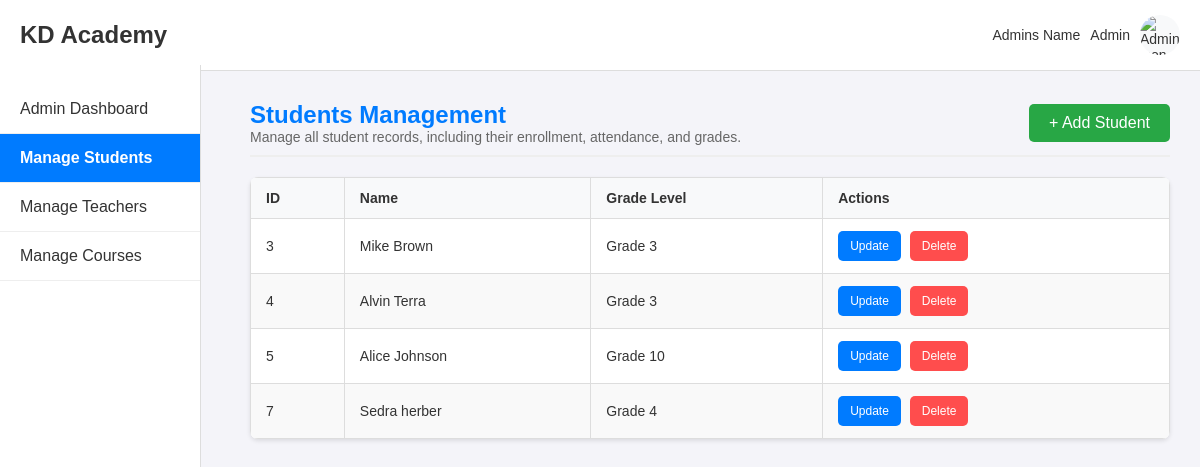
Before: /admin/students with the older database file.
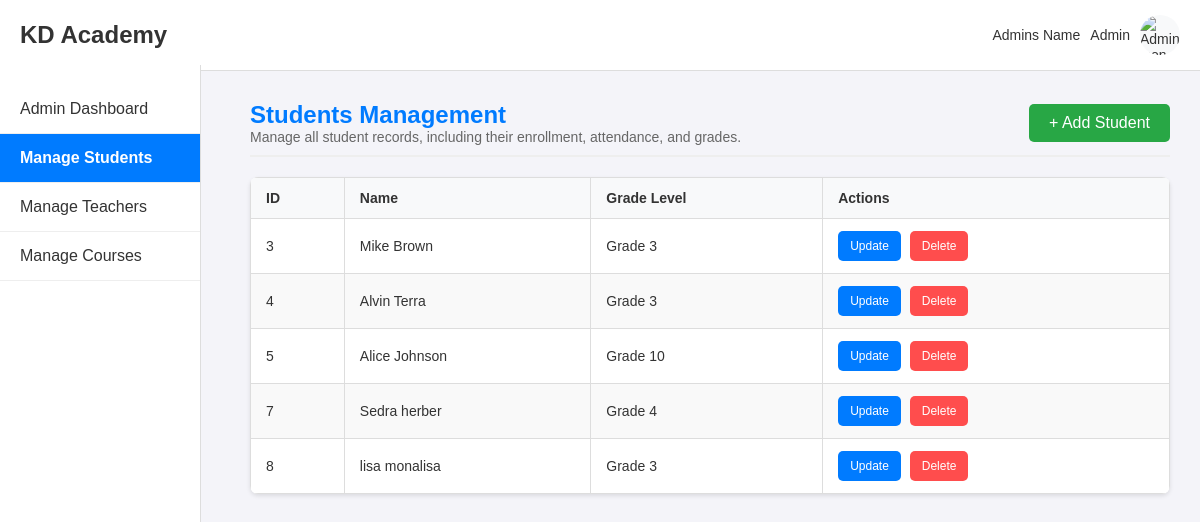
After: the same page with the newer database file.
### app/models.py (models this page shows)
class Student(db.Model):
    __tablename__ = 'students'
    student_id = db.Column(db.Integer, primary_key=True)
    user_id = db.Column(db.Integer, db.ForeignKey('users.user_id'), nullable=False)
    grade_level = db.Column(db.String(5), nullable=False)

class User(db.Model):
    __tablename__ = 'users'
    user_id = db.Column(db.Integer, primary_key=True, autoincrement=True)
    first_name = db.Column(db.String(50), nullable=False)
    last_name = db.Column(db.String(50), nullable=False)
    username = db.Column(db.String(50), unique=True, nullable=False)
    email = db.Column(db.String(100), unique=True, nullable=False)
    password = db.Column(db.String(200), nullable=False)
    role = db.Column(db.String(10), nullable=False)  # student, teacher, admin

### app/routes/admin_routes.py (the view)
@admin_routes.route('/students')
def students_management():
    try:
        students = db.session.query(Student, User).join(User, Student.user_id == User.user_id).all()
        return render_template('admin/students_man.html', students=students)
    except Exception as e:
        print(f"Error fetching students: {e}")
        flash("Error loading Students Management Page.", "error")

### app/templates/admin/students_man.html (shortened to what this page needs)
<!DOCTYPE html>
<html lang="en">
<head>
    <link rel="stylesheet" href="{{ url_for('static', filename='css/shared.css') }}">
    <link rel="stylesheet" href="{{ url_for('static', filename='css/student_man.css') }}">
</head>
<body>
    <header class="top-nav">
        <div class="logo">KD Academy</div>
        <div class="user-info">
            <span>Admins Name</span>
            <span>Admin</span>
            <img src="{{ url_for('static', filename='images/user-icon.png') }}" alt="Admin Icon">
        </div>
    </header>
    <nav class="side-nav">
        <ul>
            <li><a href="{{ url_for('admin_routes.admin_dashboard') }}">Admin Dashboard</a></li>
            <li><a href="{{ url_for('admin_routes.students_management') }}" class="active">Manage Students</a></li>
            <li><a href="{{ url_for('admin_routes.teachers_management') }}">Manage Teachers</a></li>
            <li><a href="{{ url_for('admin_routes.courses_management') }}">Manage Courses</a></li>
        </ul>
    </nav>
    <div class="main-content">
        <div class="header-section">
            <div class="title-section">
                <h2>Students Management</h2>
                <p>Manage all student records, including their enrollment, attendance, and grades.</p>
            </div>
            <button class="add-btn" onclick="openAddStudentModal()">+ Add Student</button>
        </div>
        <div class="table-container">
            <table class="students-table">
                <thead>
                    <tr>
                        <th>ID</th>
                        <th>Name</th>
                        <th>Grade Level</th>
                        <th>Actions</th>
                    </tr>
                </thead>
                <tbody>
                    {% for student in students %}
                    <tr id="student-{{ student.Student.student_id }}"
                        data-first-name="{{ student.User.first_name }}"
                        data-last-name="{{ student.User.last_name }}"
                        data-grade-level="{{ student.Student.grade_level }}">
                        <td>{{ student.Student.student_id }}</td>
                        <td>{{ student.User.first_name }} {{ student.User.last_name }}</td>
                        <td>Grade {{ student.Student.grade_level }}</td>
                        <td>
                            <button class="action-btn update-btn" onclick="openUpdateStudentModal({{ student.Student.student_id }})">Update</button>
                            <form action="{{ url_for('admin_routes.delete_student', student_id=student.Student.student_id) }}" method="POST" style="display:inline;">
                                <button type="submit" class="action-btn delete-btn">Delete</button>
                            </form>
                        </td>
                    </tr>
                    {% endfor %}
                </tbody>
            </table>
        </div>
    </div>
</body>
</html>

### app/static/css/shared.css (style rules this page uses)
body, h1, h2, h3, p, a, div, header, table, th, td, ul, li, button { margin: 0; padding: 0; box-sizing: border-box; font-family: Arial, sans-serif; }
body { background-color: #f4f4f9; color: #333; font-size: 14px; }
.top-nav { display: flex; justify-content: space-between; align-items: center; padding: 15px 20px; background-color: #fff; color: #333; font-family: 'Futura', sans-serif; border-bottom: 1px solid #ddd; }
.top-nav .logo { font-size: 24px; font-weight: bold; }
.top-nav .user-info { display: flex; align-items: center; gap: 10px; }
.top-nav .user-info img { width: 40px; height: 40px; border-radius: 50%; background-color: #f8f9fa; }
.side-nav { position: fixed; top: 65px; left: 0; width: 200px; height: calc(100% - 65px); background-color: white; border-right: 1px solid #ddd; padding-top: 20px; }
.side-nav a { display: block; padding: 15px 20px; font-size: 16px; text-decoration: none; color: #333; border-bottom: 1px solid #eee; transition: background-color 0.3s ease, color 0.3s ease; }
.side-nav a.active { background-color: #007BFF; color: white; font-weight: bold; }
.main-content { margin-left: 220px; padding: 30px; }
.header-section { display: flex; justify-content: space-between; align-items: center; margin-bottom: 20px; border-bottom: 2px solid #eee; padding-bottom: 10px; }
.header-section h2 { font-size: 24px; color: #007BFF; }
.header-section p { font-size: 14px; color: #666; }
.add-btn { background-color: #28a745; color: white; border: none; padding: 10px 20px; border-radius: 5px; font-size: 16px; cursor: pointer; transition: background-color 0.3s ease; }

### app/static/css/student_man.css (style rules this page uses)
.main-content { margin-left: 220px; padding: 30px; }
.header-section { display: flex; justify-content: space-between; align-items: center; margin-bottom: 20px; border-bottom: 2px solid #eee; padding-bottom: 10px; }
.header-section h2 { font-size: 24px; color: #007BFF; }
.header-section p { font-size: 14px; color: #666; }
.table-container { margin-top: 20px; overflow-x: auto; background-color: white; border-radius: 8px; box-shadow: 0 2px 4px rgba(0, 0, 0, 0.1); }
.students-table { width: 100%; border-collapse: collapse; text-align: left; }
.students-table th, .students-table td { padding: 12px 15px; border: 1px solid #ddd; }
.students-table th { background-color: #f8f9fa; font-weight: bold; color: #333; }
.students-table tr:nth-child(even) { background-color: #f9f9f9; }
.add-btn { background-color: #28a745; color: white; border: none; padding: 10px 20px; border-radius: 5px; font-size: 16px; cursor: pointer; transition: background-color 0.3s ease; }
.action-btn { padding: 8px 12px; font-size: 12px; border: none; border-radius: 5px; cursor: pointer; margin-right: 5px; transition: background-color 0.3s ease; }
.action-btn.update-btn { background-color: #007BFF; color: white; }
.action-btn.delete-btn { background-color: #FF4D4D; color: white; }

Changed rows visible on the page:
added Student: Student.student_id "8", User.first_name "lisa", User.last_name "monalisa", Student.grade_level "3"
